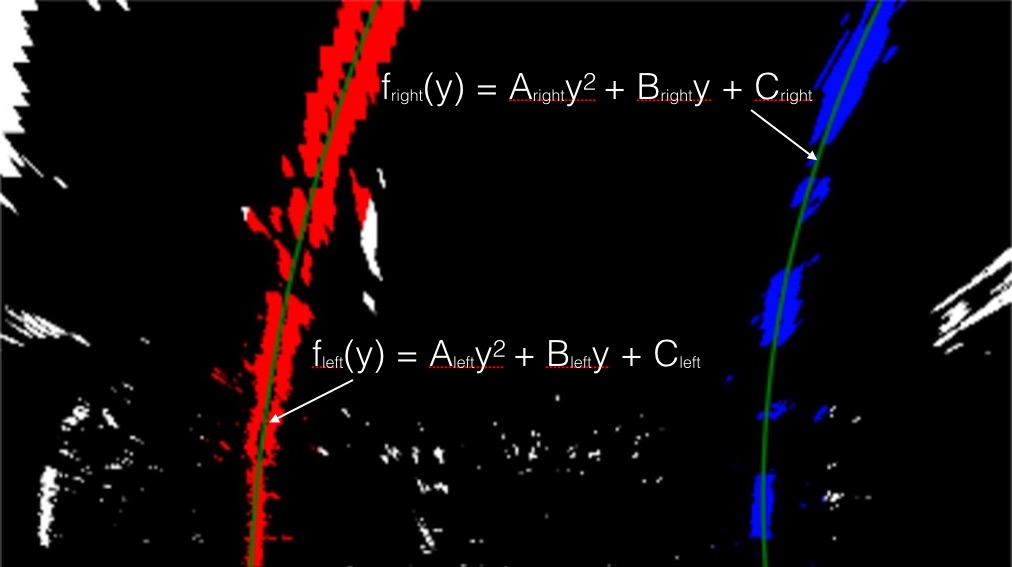
#> input picture examples/color_fit_lines.jpg, 1012 x 567 px
$ python -i BinaryImage.py   (imports and definitions only)   (older library calls are emulated)
#> lines starting #> are read from the running program, lines starting #| are printed output that depends on the picture; after the words box and inside, x2 and y2 are one past the last pixel; in counts of white or black regions, pixels touching at a corner belong together
#> further down, picture is the input picture: shape (567, 1012, 3); mean B, G, R 11.4, 8.2, 15.7
import cv2
import os
import numpy as np
import matplotlib.pyplot as plt

class BinaryImage:

  # [55 lines left out: functions hls_select, pipeline, abs_sobel_thresh, not called in this run]

  def adaptiveThresholdingOfSaturation(self, img):
    hls = cv2.cvtColor(img, cv2.COLOR_BGR2HLS)
#> hls: shape (567, 1012, 3); mean of channels 0, 1, 2 15.3, 13.6, 37.6
    l_channel = hls[:, :, 1]
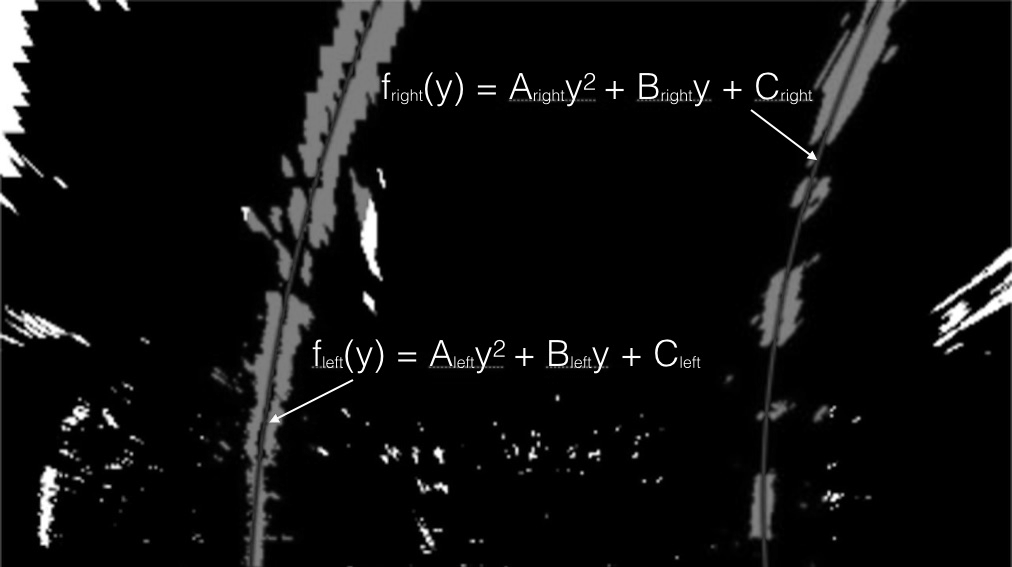
#> l_channel: shape (567, 1012); min 0, max 255, mean 13.6
    s_channel = hls[:, :, 2]
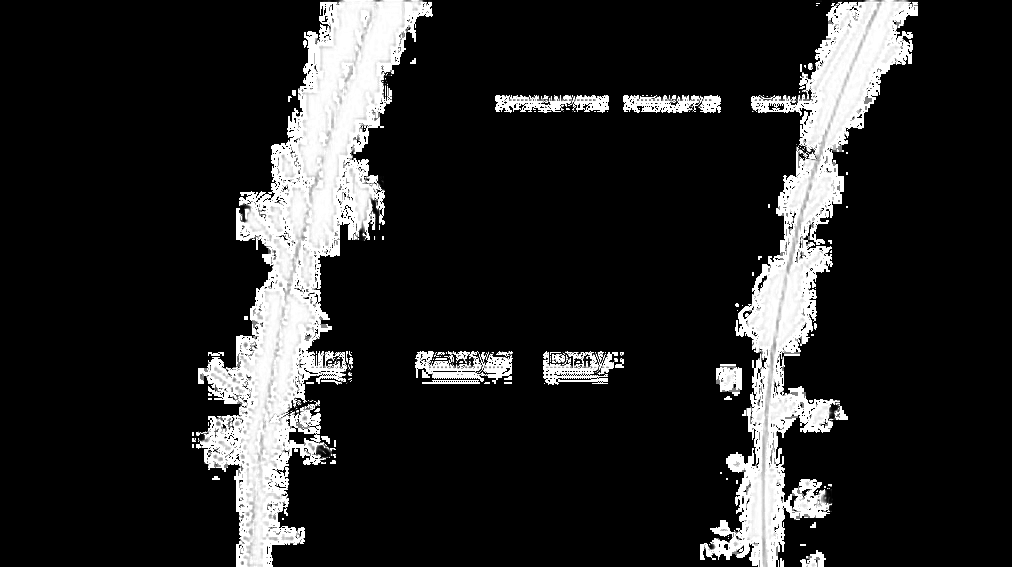
#> s_channel: shape (567, 1012); min 0, max 255, mean 37.6
    img = np.dstack((np.zeros_like(s_channel), s_channel, np.zeros_like(s_channel))) * 255
#> img: shape (567, 1012, 3); mean of channels 0, 1, 2 0, 3.4, 0
    img = cv2.cvtColor(img, cv2.COLOR_BGR2GRAY)
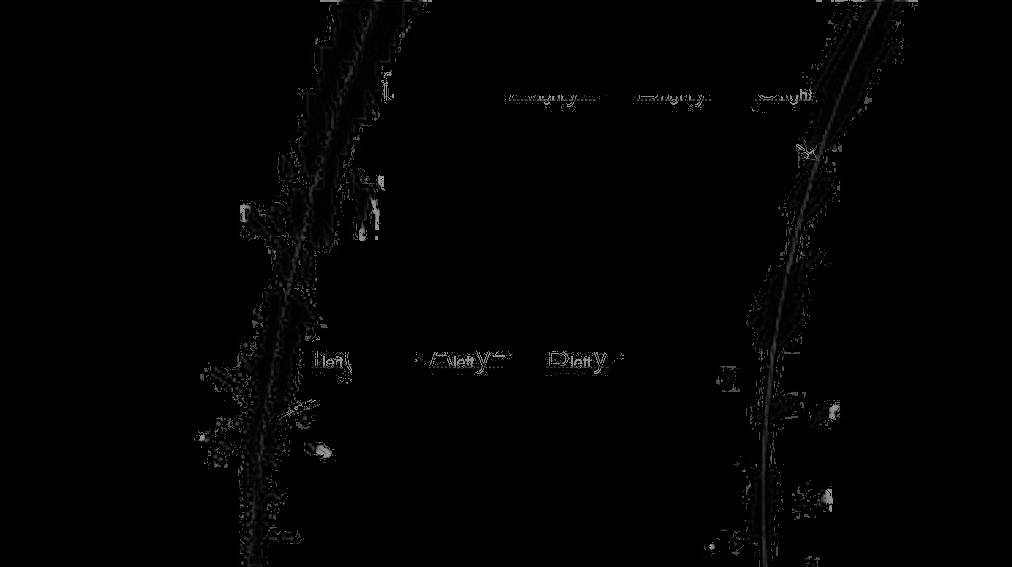
#> img: shape (567, 1012); min 0, max 149, mean 2

    blur = cv2.GaussianBlur(img, (5, 5), 0)
    ret3, th3 = cv2.threshold(blur, 0, 255, cv2.THRESH_BINARY + cv2.THRESH_OTSU)
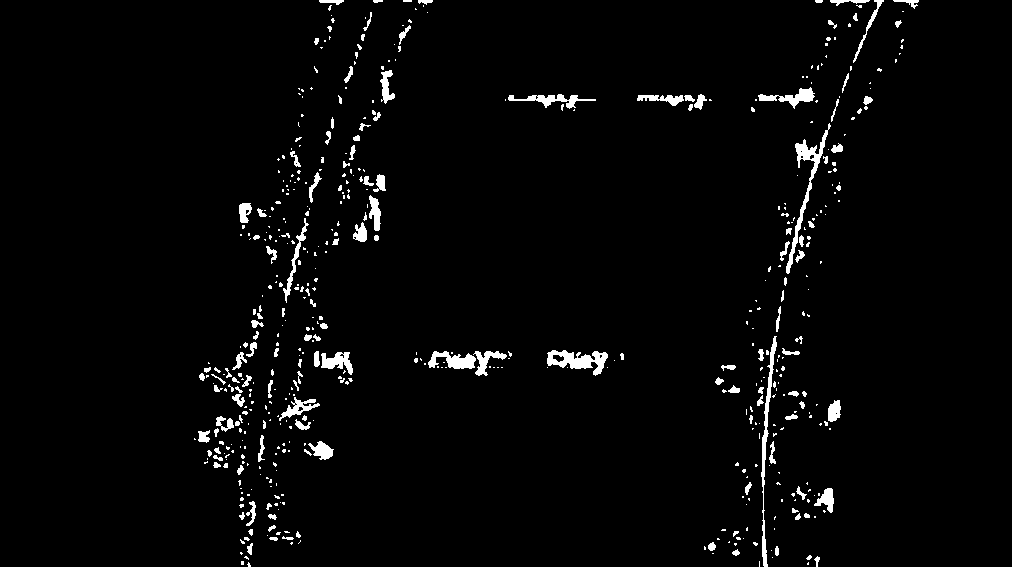
#> th3: shape (567, 1012); 2.7% white; 533 white regions (389 under 20 px), largest, box (x1, y1, x2, y2) and area: (786, 123, 831, 274) 906, (547, 350, 608, 376) 790, (761, 336, 777, 567) 778
#> ret3 = 21
    return th3

  # [25 lines left out: function findYellowOnly, not called in this run]

>>> import cv2
>>> picture = cv2.imread('examples/color_fit_lines.jpg')
>>> result = BinaryImage().adaptiveThresholdingOfSaturation(picture)
